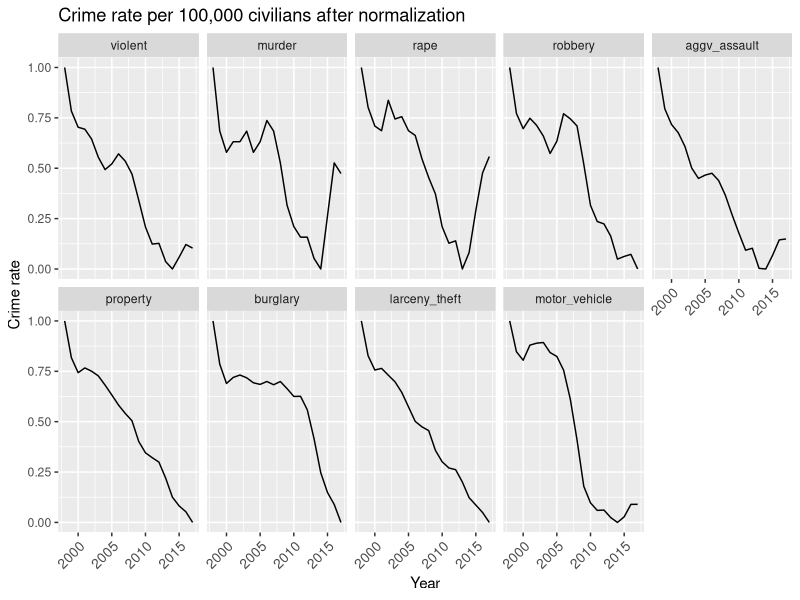

R code for this plot:
install.packages("reshape2") 
library(reshape2)
library(ggplot2)
setwd("C:/Users/47532/Desktop/503Visualization/Project/Datasets")
# Load Crime data and map data
Crime<-read.csv('Dataset0-Crime_in_US.csv')
# Select useful columns
sub_crime1 <- Crime[,-c(2,3,5,7,8,9,11,13,15,17,19,21)]
colnames(sub_crime1)<-c('year','violent','murder','rape','robbery','aggv_assault','property','burglary','larceny_theft','motor_vehicle')
# Normalize dataset
crime_norm <- as.data.frame(apply(sub_crime1[, -1], 2, function(x) (x - min(x))/(max(x)-min(x))))
crime_norm$year <- sub_crime1$year
# Convert dataset into long dataset
crime_new1 <- melt(crime_norm, id=c("year"))

p5 <- ggplot(crime_new1, aes(x = year, y = value, group = 1))
p5 + geom_line() +
    facet_wrap(~variable, ncol = 5) +
  theme(axis.text.x =
          element_text(size  = 10,
                       angle = 45,
                       hjust = 1,
                       vjust = 1)) +
  labs(x="Year", y="Crime rate", title="Crime rate per 100,000 civilians after normalization") +
  theme(axis.text.x =
          element_text(size  = 10,
                       angle = 45,
                       hjust = 1,
                       vjust = 1))


# Select useful columns
sub_crime2 <- Crime[,c(1,2,3,15)]
colnames(sub_crime2)<-c('year','population','violent_crime','property_crime')
sub_crime2$total_crime <- sub_crime2$violent_crime + sub_crime2$property_crime
write.csv(sub_crime2,'sub_crime2.csv')
# Convert dataset into long dataset
crime_new2 <- melt(sub_crime2, id=c("year"))
write.csv(crime_new2,'crime_new2.csv')

# sub_crime2$pred.SC <- predict(lm(total_crime ~ year, data = sub_crime2))
# ggplot(sub_crime2,
#        aes(y = total_crime, x = year)) +
#   geom_point(aes(color = total_crime)) +
#   geom_smooth() + geom_line(aes(y = pred.SC))


